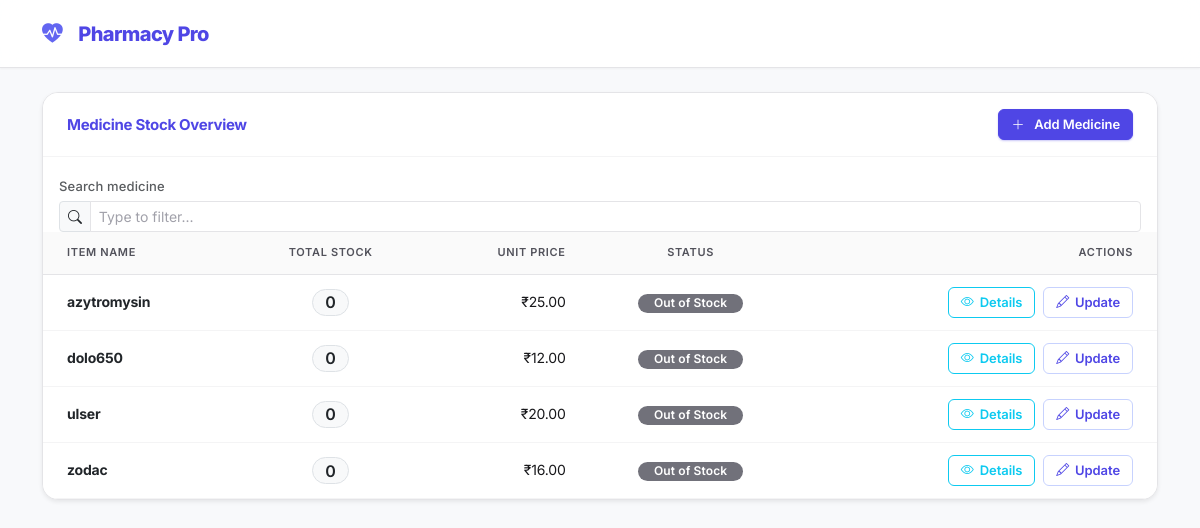
Page /public/check/check-stock.php (signed in) on the earlier database version.
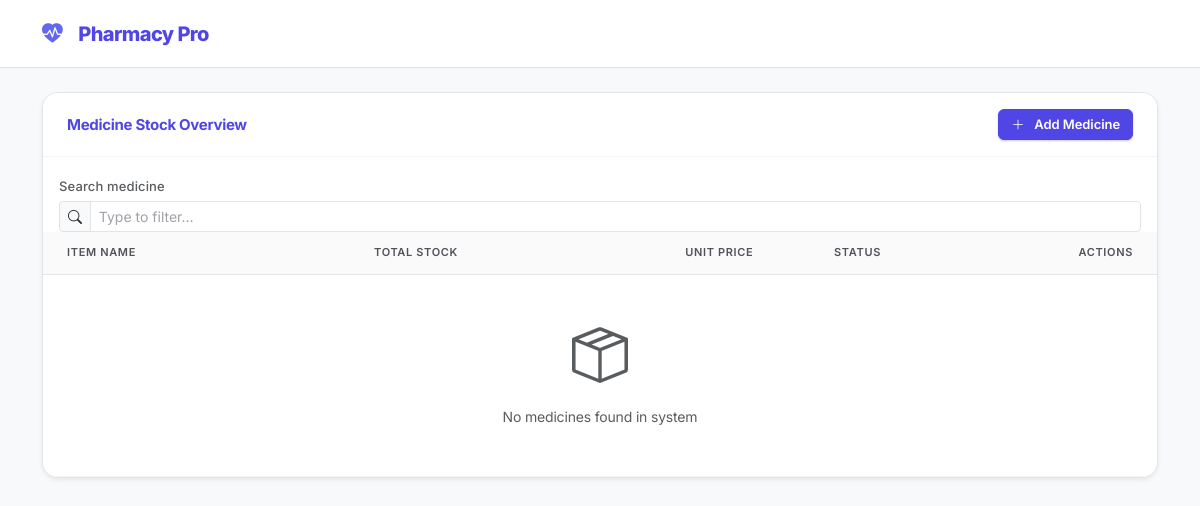
Same page on the later database version.
### tables this page shows
CREATE TABLE `medicines` (
  `id` int(11) NOT NULL,
  `name` varchar(255) NOT NULL,
  `category_id` int(11) DEFAULT NULL,
  `branch_id` int(11) DEFAULT 1,
  `description` text DEFAULT NULL,
  `hsn_code` varchar(20) DEFAULT NULL,
  `gst_percent` decimal(6,2) NOT NULL DEFAULT 0.00,
  `barcode` varchar(64) DEFAULT NULL,
  `inventory_price` decimal(10,2) NOT NULL,
  `sale_price` decimal(10,2) NOT NULL,
  `stock` int(11) NOT NULL,
  `reorder_level` int(11) NOT NULL DEFAULT 10,
  `lead_time_days` int(11) NOT NULL DEFAULT 7,
  `safety_stock` int(11) NOT NULL DEFAULT 5,
  `prescription_needed` tinyint(1) DEFAULT 0,
  `expiration_date` date DEFAULT NULL,
  `created_at` timestamp NOT NULL DEFAULT current_timestamp()
);

### public/check/check-stock.php (the view, shortened to what this page needs)
<?php
function getMedicinesStock($conn) {
    try {
        $query = "SELECT
                    m.id,
                    m.name,
                    m.sale_price,
                    COALESCE(SUM(mb.quantity), 0) as total_stock
                  FROM medicines m
                  LEFT JOIN medicine_batches mb ON m.id = mb.medicine_id
                  GROUP BY m.id, m.name, m.sale_price
                  ORDER BY m.name";
        $stmt = $conn->prepare($query);
        $stmt->execute();
        return $stmt;
    } catch(PDOException $e) {
        $_SESSION['error'] = "Error getting medicines: " . $e->getMessage();
        return false;
    }
}
$database = new Database();
$conn = $database->getConnection();
$medicines = getMedicinesStock($conn);
$medicinesArray = $medicines ? $medicines->fetchAll(PDO::FETCH_ASSOC) : [];
?>
<!DOCTYPE html>
<html lang="en">
<head>
    <link href="https://cdn.jsdelivr.net/npm/bootstrap@5.3.0/dist/css/bootstrap.min.css" rel="stylesheet">
    <link href="../styles.css" rel="stylesheet">
    <link href="https://cdn.jsdelivr.net/npm/bootstrap-icons@1.10.0/font/bootstrap-icons.css" rel="stylesheet">
</head>
<body>
    <nav class="navbar navbar-dark bg-primary">
        <div class="container">
            <a class="navbar-brand fw-bold" href="../dashboard/dashboard.php">
                <i class="bi bi-heart-pulse-fill me-2"></i>Pharmacy Pro
            </a>
        </div>
    </nav>
    <div class="container py-4">
        <div class="card shadow-sm">
            <div class="card-header bg-white py-3 d-flex justify-content-between align-items-center">
                <h5 class="mb-0 text-primary">Medicine Stock Overview</h5>
                <a href="../add/add-medicine.php" class="btn btn-primary btn-sm"><i class="bi bi-plus-lg me-1"></i>Add Medicine</a>
            </div>
            <div class="card-body p-0">
                <div class="p-3 pb-0">
                    <label for="medicine_search" class="form-label text-muted small mb-1">Search medicine</label>
                    <div class="input-group input-group-sm">
                        <span class="input-group-text bg-light"><i class="bi bi-search"></i></span>
                        <input type="text" id="medicine_search" class="form-control" placeholder="Type to filter..." list="medicine_options">
                    </div>
                </div>
                <div class="table-responsive">
                    <table class="table table-hover align-middle mb-0">
                        <thead class="bg-light">
                            <tr>
                                <th class="ps-4">Item Name</th>
                                <th class="text-center">Total Stock</th>
                                <th class="text-end">Unit Price</th>
                                <th class="text-center">Status</th>
                                <th class="text-end pe-4">Actions</th>
                            </tr>
                        </thead>
                        <tbody>
                            <?php if (!empty($medicinesArray)): ?>
                                <?php foreach ($medicinesArray as $medicine): ?>
                                    <?php
                                    $stock = isset($medicine['total_stock']) ? $medicine['total_stock'] : 0;
                                    $isLow = $stock < 10;
                                    $statusClass = $isLow ? "bg-danger" : "bg-success";
                                    $statusText = $isLow ? "Low Stock" : "In Stock";
                                    if ($stock == 0) {
                                        $statusClass = "bg-secondary";
                                        $statusText = "Out of Stock";
                                    }
                                    $safeName = htmlspecialchars($medicine['name'], ENT_QUOTES, 'UTF-8');
                                    ?>
                                    <tr data-medicine-row data-name="<?php echo strtolower($safeName); ?>">
                                        <td class="ps-4 fw-bold text-dark"><?php echo $safeName; ?></td>
                                        <td class="text-center">
                                            <span class="badge bg-light text-dark border fs-6"><?php echo $stock; ?></span>
                                        </td>
                                        <td class="text-end">₹<?php echo number_format($medicine['sale_price'], 2); ?></td>
                                        <td class="text-center">
                                            <span class="badge <?php echo $statusClass; ?> rounded-pill px-3"><?php echo $statusText; ?></span>
                                        </td>
                                        <td class="text-end pe-4">
                                            <a href="../add/edit-medicine.php?id=<?php echo $medicine['id']; ?>" class="btn btn-sm btn-outline-info me-1" title="View & Edit"><i class="bi bi-eye"></i> Details</a>
                                            <a href="../update/update-stock.php?id=<?php echo $medicine['id']; ?>" class="btn btn-sm btn-outline-primary"><i class="bi bi-pencil"></i> Update</a>
                                        </td>
                                    </tr>
                                <?php endforeach; ?>
                            <?php else: ?>
                                <tr>
                                    <td colspan="5" class="text-center py-5 text-muted">
                                        <i class="bi bi-box-seam display-4 d-block mb-3"></i>
                                        No medicines found in system
                                    </td>
                                </tr>
                            <?php endif; ?>
                        </tbody>
                    </table>
                </div>
            </div>
        </div>
    </div>
</body>
</html>

Differences in the rows shown:
removed medicines: name "azytromysin", stock "0", sale_price "25.00", statusText "Out of Stock"
removed medicines: name "dolo650", stock "0", sale_price "12.00", statusText "Out of Stock"
removed medicines: name "ulser", stock "0", sale_price "20.00", statusText "Out of Stock"
removed medicines: name "zodac", stock "0", sale_price "16.00", statusText "Out of Stock"
Other differences:
text now shown: "No medicines found in system"
